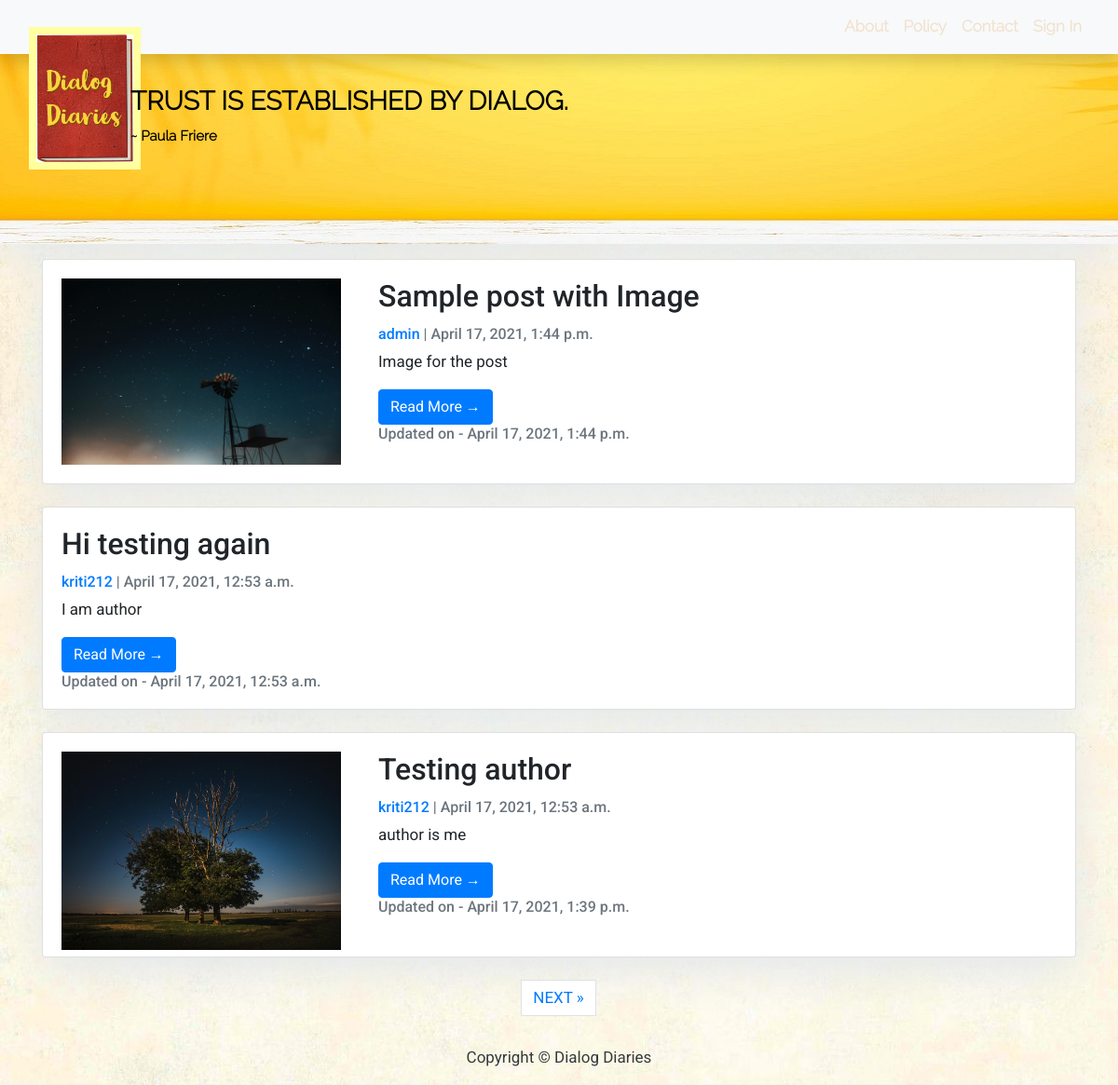
/, run on an earlier commit of the app's database.
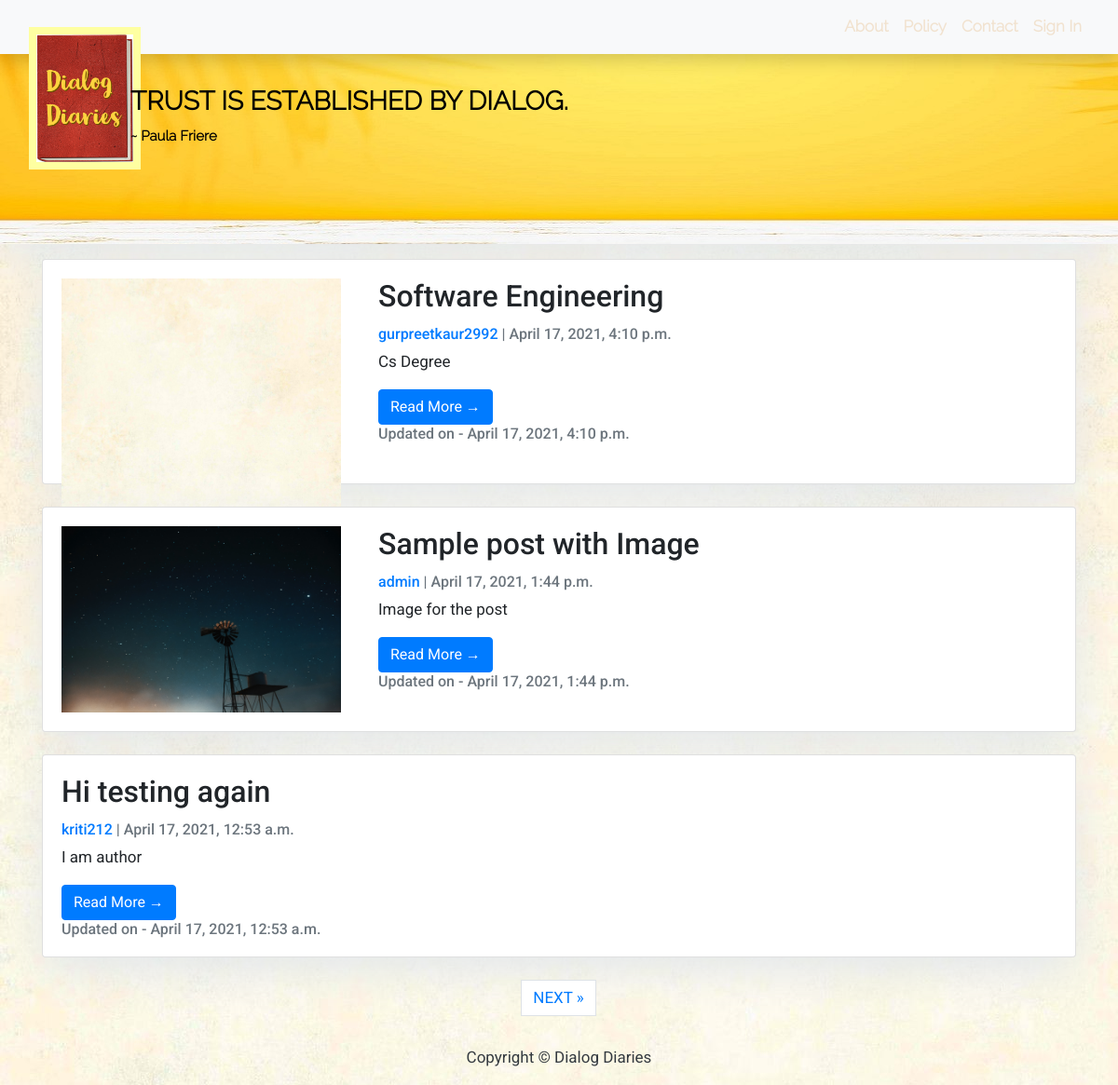
And on a later commit of the database.
### blog/models.py (models this page shows, shortened)
class Post(models.Model):
    title = models.CharField(max_length=200, unique=True)
    slug = models.SlugField(max_length=200, unique=True)
    author = models.ForeignKey('auth.User', on_delete=models.CASCADE)
    updated_on = models.DateTimeField(auto_now=True)
    content = models.TextField()
    image = models.ImageField(upload_to='images/', blank=True, null=True)
    created_on = models.DateTimeField(auto_now_add=True)
    class Meta:
        ordering = ['-created_on']

### blog/views.py (the view)
# urls.py: path('', views.GetAllPosts.as_view(), name='home'),
class GetAllPosts(generic.ListView):
    queryset = Post.objects.order_by('-created_on')
    template_name = 'index.html'
    paginate_by = 3

### templates/index.html (shortened to what this page needs)
{% extends "base.html" %}
{% block content %}
<header class="masthead">
    <div class="container">
        <div class="row">
            <div class=" col-md-8 col-md-10 mx-auto">
                <div class="site-heading" >
                    <h3 class=" site-heading my-4 mt-3 text-white"> TRUST IS ESTABLISHED BY DIALOG. <br>
                        <span class="site-sub-heading">~ Paula Friere </span>
                    </h3>
                </div>
            </div>
        </div>
    </div>
</header>
<div class="container">
    <div class="row">
        <div class="col-md-12 mt-3 left">
            {% for post in post_list %}
            <div class="card mb-4">
                <div class="card-body details">
                    {% if post.image %}
                        <div class="img">
                            <img class="post-image" src="../media/{{post.image}}">
                        </div>
                    {% endif %}
                    <div class="detail">
                        <h2 class="card-title">{{ post.title }}</h2>
                        <p class="card-text text-muted h6"> <a href="{% url 'post_user_profile' pk=post.pk%}"> {{ post.author }} </a> | {{ post.created_on}}</p>
                        <p class="card-text">{{post.content|slice:":200" }}</p>
                        <a href="{% url 'post_detail' post.slug  %}" class="btn btn-primary">Read More &rarr;</a>
                        <p class="card-text text-muted h6">Updated on - {{ post.updated_on }}</p>
                    </div>
                </div>
            </div>
            {% endfor %}
        </div>
    </div>
</div>
{% if is_paginated %}
  <ul class="pagination justify-content-center">
    {% if page_obj.has_next %}
    <li><a href="?page={{ page_obj.next_page_number }}" class="page-link"> NEXT &raquo;</a></li>
    {% endif %}
  </ul>
{% endif %}
{%endblock%}

### templates/base.html (shortened to what this page needs)
<!DOCTYPE html>
{% load static %}
<html>
    <head>
        <link rel="stylesheet" href="https://stackpath.bootstrapcdn.com/bootstrap/4.4.1/css/bootstrap.min.css">
        <link rel="stylesheet" type="text/css" href="{% static 'css/index.css' %}">
        <link rel="stylesheet" type="text/css" href="{% static 'css/base.css' %}">
        <link rel="stylesheet" type="text/css" href="{% static 'css/sign_in.css' %}">
        <link rel="stylesheet" type="text/css" href="{% static 'css/blog_post.css' %}">
    </head>
    <body>
        <nav class="navbar navbar-expand-lg navbar-light bg-light shadow" id="mainNav">
            <div class="container-fluid">
                <a class="navbar-brand" href="{% url 'home' %}"><img src="{% static 'images/logo.png'%}"></a>
                <div class="collapse navbar-collapse" id="navbarResponsive">
                    <ul class="align-right navbar-nav ml-auto">
                        <li class="nav-item text-black">
                            <a class="nav-link text-black font-weight-bold" href="/about">About</a>
                        </li>
                        <li class="nav-item text-black">
                            <a class="nav-link text-black font-weight-bold" href="#">Policy</a>
                        </li>
                        <li class="nav-item text-black">
                            <a class="nav-link text-black font-weight-bold" href="/contactus">Contact</a>
                        </li>
                        {% if user.is_authenticated %}
                        <li class="nav-item text-black">
                            <a class="nav-link text-black font-weight-bold" href="/sign-out">Sign Out</a>
                            {% else %}
                            <a class="nav-link text-black font-weight-bold" href="/sign-in">Sign In</a>
                        {% endif %}
                    </ul>
                </div>
            </div>
        </nav>
        {% block content %}{% endblock content %}
        <footer class="py-3 bg-grey">
            <p class="m-0 text-dark text-center ">Copyright &copy; Dialog Diaries</p>
        </footer>
    </body>
</html>

### blog/static/css/index.css (style rules this page uses)
body { font-family: "Roboto", sans-serif; font-size: 18px; background-color: #fdfdfd; background: url('../images/backgroundPage.jpg'); }
.card { box-shadow: 0 16px 48px #E3E7EB; }
.navbar { font-family: 'Raleway-Light'; background: url('../images/backgroundNav.png') center; }
.navbar-light .navbar-nav .nav-link { color: #f1e2cf; }
.masthead { font-family: 'Raleway-Light' !important; background: url('../images/backgroundTitle.jpg') !important; height: 12em !important; }
.site-heading h3 { color : black !important; font-weight: bold; }
.site-sub-heading { font-size: 15px !important; }
.details { display: flex; }
.img { margin-right: 40px; width: 300px; height: 200px; }

### blog/static/css/base.css (style rules this page uses)
body { font-size: 17px; background-color: #fdfdfd; }
.shadow { box-shadow: 0 4px 2px -2px rgba(0, 0, 0, 0.1); }
.masthead { background: #3398E1; height: auto; padding-bottom: 15px; box-shadow: 0 16px 48px #E3E7EB; padding-top: 10px; }
.navbar-brand img { width: 10%; position: absolute; border: 8px solid #feffa1; }
.align-right { float: right !important; }
.nav-link { color: white; }

### blog/static/css/sign_in.css (style rules this page uses)
.card { display: inline-block; width: 100%; }

### blog/static/css/blog_post.css (style rules this page uses)
.post-image { width: 100%; }

What changed in the data, as far as the page shows it:
no longer on this page (row unchanged): Post: image (picture), title "Testing author", author "kriti212", created_on "April 17, 2021, 12:53 a.m.", content "author is me", updated_on "April 17, 2021, 1:39 p.m."
added Post: image (picture), title "Software Engineering", author "gurpreetkaur2992", created_on "April 17, 2021, 4:10 p.m.", content "Cs Degree", updated_on "April 17, 2021, 4:10 p.m."
